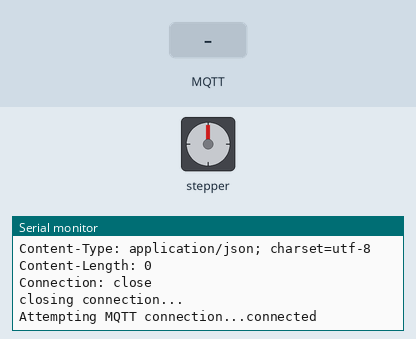
Recording of a sketch running on a simulated ESP8266 (NodeMCU). Parts: stepper motor, the last lines printed to the serial monitor. Wiring (inferred from the names in the program): stepper motor (2048 steps per turn assumed): coils D0, D1, D2, D3. The test bench sets the inputs (shaded band). WiFi joins after 1.5 s; servers stay silent unless stated; uploads are accepted with an empty reply; no MQTT or app messages arrive unless stated.

Above: at 3.5 s.
3.6 s: MQTT message "0" arrives on the first subscribed topic
At 4.9 s:
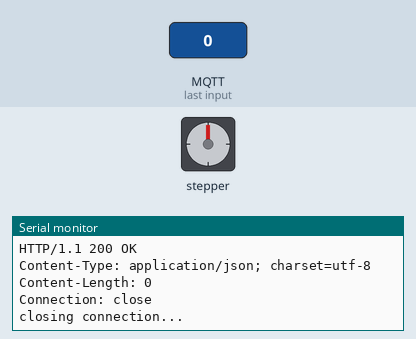
5.1 s: MQTT message "on" arrives on the first subscribed topic
At 5.8 s:
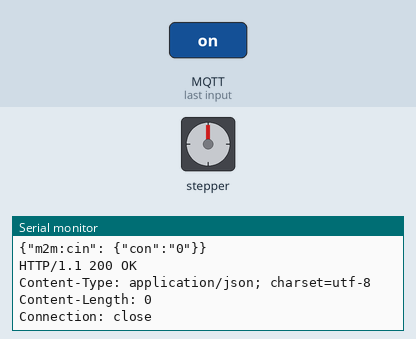
6.6 s: MQTT message "off" arrives on the first subscribed topic
At 6.77 s:
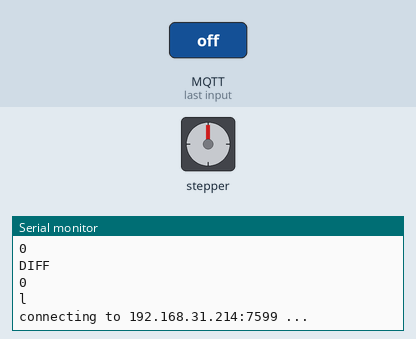
Timing chart, 0 to 9.6 s (numbered marks = the images above; inputs shaded):
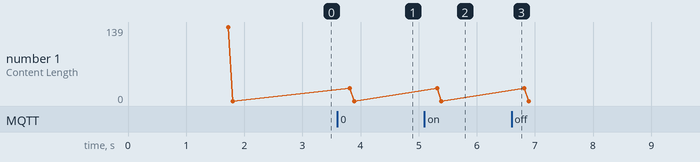

Measured:
- after the input at 3.6 s, the serial monitor: prints a new line at once (image 1)
- after the input at 5.1 s, the serial monitor: prints a new line at once (image 2)
- after the input at 6.6 s, the serial monitor: prints a new line at once (image 3)

The sketch:

Elevator_MotorAE.ino
```cpp
#include "Wire.h"
#include <ESP8266WiFi.h>
#include <PubSubClient.h>
#include <ArduinoJson.h>
#include <Stepper.h>


///////////////Parameters & Constants/////////////////
// WIFI params
char* WIFI_SSID = "CasaPeña";    // Configure here the SSID of your WiFi Network
char* WIFI_PSWD = "guaro2021"; // Configure here the PassWord of your WiFi Network
int WIFI_DELAY  = 100; //ms
const char* mqtt_server = "192.168.31.214";

// oneM2M : CSE params
String CSE_IP      = "192.168.31.214"; //Configure here the IP Address of your oneM2M CSE
int   CSE_HTTP_PORT = 7599;
String CSE_NAME    = "rosemary";
String CSE_RELEASE = "3"; //Configure here the release supported by your oneM2M CSE
bool ACP_REQUIRED = true; //Configure here whether or not ACP is required controlling access
String ACPID = "";

// oneM2M : resources' params
String DESC_CNT_NAME = "DESCRIPTOR";
String DATA_CNT_NAME = "DATA";
String CMND_CNT_NAME = "COMMAND";
String ACP_NAME = "MYACP";
int TY_ACP  = 1;
int TY_AE  = 2;
int TY_CNT = 3;
int TY_CI  = 4;
int TY_SUB = 23;
String originator = "CElevator_Motor";

// HTTP constants
int LOCAL_PORT = 80;
char* HTTP_CREATED = "HTTP/1.1 201 CREATED";
char* HTTP_OK    = "HTTP/1.1 200 OK\r\n";
int REQUEST_TIME_OUT = 5000; //ms
int REQUEST_NR = 0;

WiFiClient espClient;
PubSubClient client(espClient);
long lastMsg = 0;
char msg[50];
int value = 0;

StaticJsonDocument<1024> doc;

//MISC
#define DEBUG
#define STEPS  2048  // number of steps per one revolution is 2048 ( = 4096 half steps)

// stepper motor control pins
#define IN1   D0
#define IN2   D1
#define IN3   D2
#define IN4   D3

// initialize stepper library
Stepper stepper(STEPS, IN4, IN2, IN3, IN1);

///////////////////////////////////////////

// Global variables
const long interval = 10000;
long currentMillis;
int SERIAL_SPEED  = 115200;
long currentFloor;

WiFiClient client1;
String context = "";        // The targeted actuator
String command = "";        // The received command

// Method for creating an HTTP POST with preconfigured oneM2M headers
// param : url  --> the url path of the targted oneM2M resource on the remote CSE
// param : ty --> content-type being sent over this POST request (2 for ae, 3 for cnt, etc.)
// param : rep  --> the representaton of the resource in JSON format
String doPOST(String url, String originator1, int ty, String rep) {

  String relHeader = "";
  if (CSE_RELEASE != "1") {
    relHeader = "X-M2M-RVI: " + CSE_RELEASE + "\r\n";
  }
  String postRequest = String() + "POST " + url + " HTTP/1.1\r\n" +
                       "Host: " + CSE_IP + ":" + CSE_HTTP_PORT + "\r\n" +
                       "X-M2M-Origin: " + originator + "\r\n" +
                       "Content-Type: application/json;ty=" + ty + "\r\n" +
                       "Content-Length: " + rep.length() + "\r\n" +
                       relHeader +
                       "X-M2M-RI: req"+REQUEST_NR+"\r\n" +
                       "Connection: close\r\n\r\n" +
                       rep;

  // Connect to the CSE address
  Serial.println("connecting to " + CSE_IP + ":" + CSE_HTTP_PORT + " ...");

  // Get a client
  if (!client1.connect(CSE_IP, CSE_HTTP_PORT)) {
    Serial.println("Connection failed !");
    return "error";
  }

  // if connection succeeds, we show the request to be send
#ifdef DEBUG
  Serial.println(postRequest);
#endif

  // Send the HTTP POST request
  client1.print(postRequest);

  //Update request number after each sending
  REQUEST_NR += 1;

  // Manage a timeout
  unsigned long startTime = millis();
  while (client1.available() == 0) {
    if (millis() - startTime > REQUEST_TIME_OUT) {
      Serial.println("Client Timeout");
      client1.stop();
      return "error";
    }
  }

  // If success, Read the HTTP response
  String result = "";
  client1.setTimeout(500);
  if (client1.available()) {
    result = client1.readStringUntil('\r');
    Serial.println(result);
  }
  while (client1.available()) {
    String line = client1.readStringUntil('\r');
    Serial.print(line);
  }
  Serial.println();
  Serial.println("closing connection...");
  return result;
}

// Method for creating an ApplicationEntity(AE) resource on the remote CSE (this is done by sending a POST request)
// param : ae --> the AE name (should be unique under the remote CSE)
String createAE(String ae) {
  String srv = "";
    if(CSE_RELEASE != "1"){
      srv = ",\"srv\":[\""+CSE_RELEASE+"\"]";
    }
  String aeRepresentation =
    "{\"m2m:ae\": {"
    "\"rn\":\"" + ae + "\","+
    "\"api\":\"N.org.demo." + ae + "\","
    "\"rr\":true,"
    "\"poa\":[\"http://" + WiFi.localIP().toString() + ":" + LOCAL_PORT + "/" + ae + "\"]" +
    srv +
    "}}";
#ifdef DEBUG
  Serial.println(aeRepresentation);
#endif
  return doPOST("/" + CSE_NAME, originator, TY_AE, aeRepresentation);
}

// Method for creating an Access Control Policy(ACP) resource on the remote CSE under a specific AE (this is done by sending a POST request)
// param : ae --> the targeted AE name (should be unique under the remote CSE)
// param : acp  --> the ACP name to be created under this AE (should be unique under this AE)
String createACP(String ae, String acp) {
  String acpRepresentation =
    "{\"m2m:acp\": {"
  "\"rn\":\"" + acp + "\","
  "\"pv\":{\"acr\":[{\"acor\":[\"all\"],\"acop\":63}]},"
  "\"pvs\":{\"acr\":[{\"acor\":[\"all\"],\"acop\":63}]}"
  "}}";
  return doPOST("/" + CSE_NAME + "/" + ae, originator, TY_ACP, acpRepresentation);
}

// Method for creating an Container(CNT) resource on the remote CSE under a specific AE (this is done by sending a POST request)
// param : ae --> the targeted AE name (should be unique under the remote CSE)
// param : cnt  --> the CNT name to be created under this AE (should be unique under this AE)
String createCNT(String ae, String cnt) {
  String cntRepresentation =
    "{\"m2m:cnt\": {"
    "\"mni\":10,"         // maximum number of instances
    "\"rn\":\"" + cnt + "\"" +
    ACPID + //IF ACP created, it is associated to the container so that anyone has access
    "}}";
  return doPOST("/" + CSE_NAME + "/" + ae, originator, TY_CNT, cntRepresentation);
}

// Method for creating an ContentInstance(CI) resource on the remote CSE under a specific CNT (this is done by sending a POST request)
// param : ae --> the targted AE name (should be unique under the remote CSE)
// param : cnt  --> the targeted CNT name (should be unique under this AE)
// param : ciContent --> the CI content (not the name, we don't give a name for ContentInstances)
String createCI(String ae, String cnt, String ciContent) {
  String ciRepresentation =
    "{\"m2m:cin\": {"
    "\"con\":\"" + ciContent + "\""
    "}}";
  return doPOST("/" + CSE_NAME + "/" + ae + "/" + cnt, originator,  TY_CI, ciRepresentation);
}


// Method for creating an Subscription (SUB) resource on the remote CSE (this is done by sending a POST request)
// param : ae --> The AE name under which the SUB will be created .(should be unique under the remote CSE)
//          The SUB resource will be created under the COMMAND container more precisely.
String createSUB(String ae) {
  String subRepresentation =
    "{\"m2m:sub\": {"
    "\"rn\":\"SUB_" + ae + "\","
    "\"nu\":[\"mqtt://" + "localhost" + "/" +  originator  + "?ct=json\"], "
    "\"enc\":{\"net\":[3]}"
    "}}";
  return doPOST("/" + CSE_NAME + "/" + ae + "/" + CMND_CNT_NAME, originator,  TY_SUB, subRepresentation);
}

String subscription(String subscriptor, String broadcaster) {
  String subRepresentation =
    "{\"m2m:sub\": {"
    "\"rn\":\"SUB_" + subscriptor + "\","
    "\"nu\":[\"mqtt://" + "localhost" + "/" +  originator  + "?ct=json\"], "
    "\"enc\":{\"net\":[3]}"
    "}}";
  return doPOST("/" + CSE_NAME + "/" + broadcaster + "/" + DATA_CNT_NAME, originator,  TY_SUB, subRepresentation);
}


// Method to register a module (i.e. sensor or actuator) on a remote oneM2M CSE
void registerModule(String module, bool isActuator, String intialDescription, String initialData) {
  if (WiFi.status() == WL_CONNECTED) {
    String result;

    // 1. Create the ApplicationEntity (AE) for this sensor
    result = createAE(module);
    if (result.equalsIgnoreCase(HTTP_CREATED)) {
      #ifdef DEBUG
      Serial.println("AE " + module + " created  !");
      #endif
      // 1.1 Create the AccessControlPolicy (ACP) for this sensor so that monitor can subscribe to it
      if(ACP_REQUIRED) {
        result = createACP(module, ACP_NAME);
        if (result.equalsIgnoreCase(HTTP_CREATED)) {
          ACPID = ",\"acpi\":[\"" + CSE_NAME + "/" + module + "/" + ACP_NAME + "\"]";
          #ifdef DEBUG
            Serial.println("ACP " + module + " created  !");
          #endif
        }
      }
      // 2. Create a first container (CNT) to store the description(s) of the sensor
      result = createCNT(module, DESC_CNT_NAME);
      if (result.equalsIgnoreCase(HTTP_CREATED)) {
        #ifdef DEBUG
        Serial.println("CNT " + module + "/" + DESC_CNT_NAME + " created  !");
        #endif
        // Create a first description under this container in the form of a ContentInstance (CI)
        result = createCI(module, DESC_CNT_NAME, intialDescription);
        if (result.equalsIgnoreCase(HTTP_CREATED)) {
          #ifdef DEBUG
          Serial.println("CI " + module + "/" + DESC_CNT_NAME + "/{initial_description} created !");
          #endif
        }
      }
      // 3. Create a second container (CNT) to store the data  of the sensor
      result = createCNT(module, DATA_CNT_NAME);
      if (result.equalsIgnoreCase(HTTP_CREATED)) {
        #ifdef DEBUG
        Serial.println("CNT " + module + "/" + DATA_CNT_NAME + " created !");
        #endif
        // Create a first data value under this container in the form of a ContentInstance (CI)
        result = createCI(module, DATA_CNT_NAME, initialData);
        if (result.equalsIgnoreCase(HTTP_CREATED)) {
          #ifdef DEBUG
          Serial.println("CI " + module + "/" + DATA_CNT_NAME + "/{initial_data} created !");
          #endif
        }
      }

      // 4. if the module is an actuator, create a third container (CNT) to store the received commands
      if (isActuator) {
        result = createCNT(module, CMND_CNT_NAME);
        if (result.equalsIgnoreCase(HTTP_CREATED)) {
          #ifdef DEBUG
          Serial.println("CNT " + module + "/" + CMND_CNT_NAME + " created !");
          #endif
          // subscribe to any command put in this container
          result = createSUB(module);
          if (result.equalsIgnoreCase(HTTP_CREATED)) {
            #ifdef DEBUG
            Serial.println("SUB " + module + "/" + CMND_CNT_NAME + "/SUB_" + module + " created !");
            #endif
          }
        }
      }
    }
  }
}


void init_WiFi() {
  Serial.println("Connecting to  " + String(WIFI_SSID) + " ...");
  WiFi.persistent(false);
  WiFi.begin(WIFI_SSID, WIFI_PSWD);

  // wait until the device is connected to the wifi network
  while (WiFi.status() != WL_CONNECTED) {
    delay(WIFI_DELAY);
    Serial.print(".");
  }

  // Connected, show the obtained ip address
  Serial.println("WiFi Connected ==> IP Address = " + WiFi.localIP().toString());
}
void task_WiFi() {
}

void reconnect() {
  // Loop until we're reconnected
  while (!client.connected()) {
    Serial.print("Attempting MQTT connection...");
    // Attempt to connect
    if (client.connect("ESP8266Client")) {
      Serial.println("connected");
      String s = "/oneM2M/req/+/" + originator + "/#";
      char topic[50];
      s.toCharArray(topic, 50);
      client.subscribe(topic);
    } else {
      Serial.print("failed, rc=");
      Serial.print(client.state());
      Serial.println(" try again in 5 seconds");
      // Wait 5 seconds before retrying
      delay(5000);
    }
  }
}

void process(String json) {
  DeserializationError error = deserializeJson(doc, json);
    if (error) {
      Serial.print(F("deserializeJson() failed: "));
      Serial.println(error.f_str());
    }
}

void callback(char* topic, byte* payload, unsigned int length) {
  Serial.print("Message arrived [");
  Serial.print(topic);
  Serial.print("] ");
  for (int i = 0; i < length; i++) {
    Serial.print((char)payload[i]);
  }

  String strPayload = String((char*)payload);
  process(strPayload);
  String data = doc["pc"]["m2m:sgn"]["nev"]["rep"]["m2m:cin"]["con"];
  String rqi = doc["rqi"];
  Serial.println();
  Serial.print("Recived: " + data);
  Serial.println();

  String msg = "{\"rsc\":2001,\"to\":\"\",\"fr\":\"CElevator_Motor\",\"rqi\":\""+ rqi + "\",\"pc\":\"\"}";
  char buf[100];
  msg.toCharArray(buf,100);
  Serial.println(msg);

  client.publish("/oneM2M/resp/rosemary/CElevator_Motor/json", buf);

  if(data != NULL){
    if(data != "") {
      long floor = data.toInt();
      long diff= floor - currentFloor;
      Serial.println(diff);
      Serial.println("DIFF");
      Serial.println(floor);
      Serial.println("l");
      currentFloor=floor;
      createCI("Elevator_Motor", DATA_CNT_NAME,String(currentFloor));
      if(diff>0){
          for(int i = 0; i < diff; i++){
            stepper.step( 500 );
            yield();
          }
      }else if(diff<0){
        for(int i = 0; i > diff; i--){
           stepper.step( -500 );
           yield();
         }
     }
    }
  }

}

void init_Elevator_Motor(){
  String initialDescription = "Name=Elevator_Motor;Location=Elevator";
  String initialData = "0";
  originator = "CElevator_Motor";
  registerModule("Elevator_Motor", true, initialDescription, initialData);
}


void setup() {

  // intialize the serial liaison
  Serial.begin(SERIAL_SPEED);

  pinMode(IN1, OUTPUT);
  pinMode(IN2, OUTPUT);
  pinMode(IN3, OUTPUT);
  pinMode(IN4, OUTPUT);

  // Connect to WiFi network
  init_WiFi();

  // set stepper motor speed to 10rpm
  stepper.setSpeed(10);

  currentFloor=0;

  //Set up mqtt client
  client.setServer(mqtt_server, 1883);
  client.setCallback(callback);
  client.setBufferSize(1024);

  // register sensors and actuators
  init_Elevator_Motor();
}

// Main loop of the µController
void loop() {

   if (!client.connected()) {
    reconnect();
  } client.loop();
}
```
